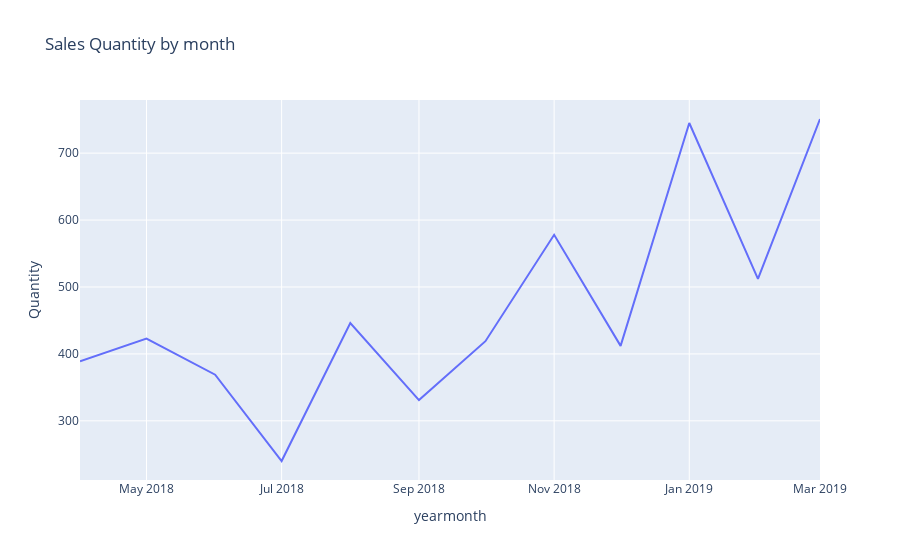

This figure's notebook cell:
### Markdown cell above
## line 그래프 그리기

### Code cell
fig1 = px.line(df, x='yearmonth', y='Quantity', title='Sales Quantity by month')
fig1.show()

### Figure 1 — Plotly figure (JSON) as saved in the notebook; plotly's stock layout.template omitted (floating-point values rounded to 4 significant figures)
{"data": [{"hovertemplate": "yearmonth=%{x}<br>Quantity=%{y}<extra></extra>", "legendgroup": "", "line": {"color": "#636efa", "dash": "solid"}, "marker": {"symbol": "circle"}, "mode": "lines", "name": "", "orientation": "v", "showlegend": false, "type": "scatter", "x": ["2018-04", "2018-05", "2018-06", "2018-07", "2018-08", "2018-09", "2018-10", "2018-11", "2018-12", "2019-01", "2019-02", "2019-03"], "xaxis": "x", "y": [389, 423, 369, 240, 446, 331, 419, 578, 412, 745, 512, 751], "yaxis": "y"}], "layout": {"legend": {"tracegroupgap": 0}, "title": {"text": "Sales Quantity by month"}, "xaxis": {"anchor": "y", "domain": [0, 1], "title": {"text": "yearmonth"}}, "yaxis": {"anchor": "x", "domain": [0, 1], "title": {"text": "Quantity"}}}}
